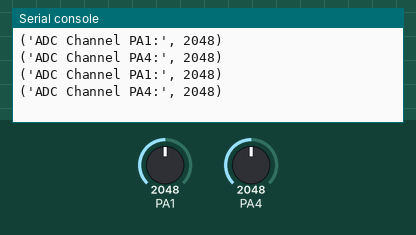
Simulated run of this program. Board: pyboard running MicroPython. On the bench: the last lines printed to the serial console. The inputs (shaded band) are chosen by the test bench; at power-on: PA1 = 2048, PA4 = 2048 (analog values on the 0–4095 scale).

Above: at 1.2 s.
1.3 s: PA1 set to 2866
At 2.4 s:
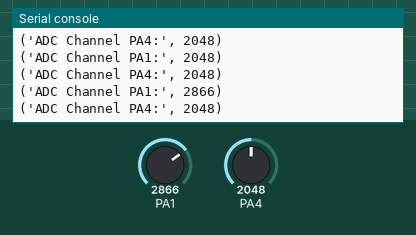
2.8 s: PA4 set to 2866
At 3.8 s:
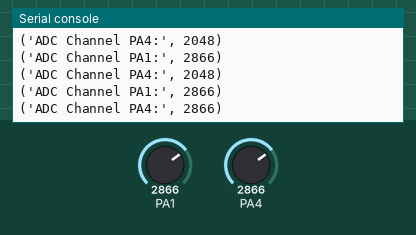
4.3 s: PA1 set to 3603
At 5.6 s:
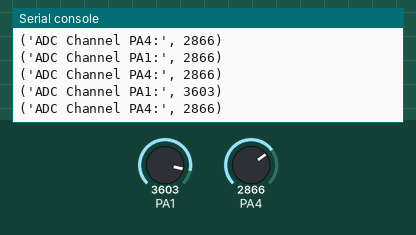
5.8 s: PA4 set to 3603
At 6.7 s:
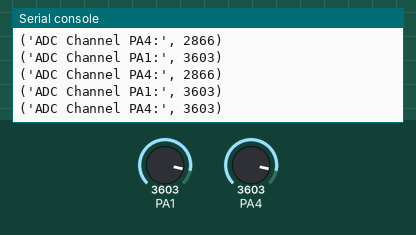
Timing chart, 0 to 8.3 s (numbered marks = the images above; inputs shaded):
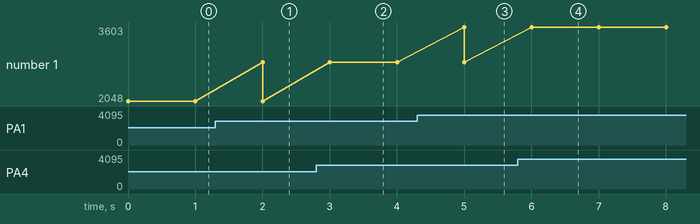

The program:

ADC_Multi_channel.py
```python
import pyb

# Initialize ADC for channels PA1 and PA4
adc1 = pyb.ADC(pyb.Pin('PA1'))  # Initialize ADC for PA1 connected to 3.3V pin
adc4 = pyb.ADC(pyb.Pin('PA4'))  # Initialize ADC for PA4 connected to GND pin

def read_adc_values():
    value1 = adc1.read()  # Read value from ADC channel PA1
    value4 = adc4.read()  # Read value from ADC channel PA4
    return value1, value4

def main():
    while True:
        adc_values = read_adc_values()
        print("ADC Channel PA1:", adc_values[0])
        print("ADC Channel PA4:", adc_values[1])
        pyb.delay(1000)  # Wait for 1 second

if __name__ == "__main__":
    main()

"""
(venv) PS C:\Users\vlab\PycharmProjects\MicroPython_codes> ampy --port COM7 run .\ADC_Multi_channel.py
ADC Channel PA1: 4095
ADC Channel PA4: 3
ADC Channel PA1: 4095
ADC Channel PA4: 2
ADC Channel PA1: 4095
ADC Channel PA4: 4
ADC Channel PA1: 4095
ADC Channel PA4: 2
ADC Channel PA1: 4095
ADC Channel PA4: 2
ADC Channel PA1: 4095
ADC Channel PA4: 2
"""
```

Measured:
- after the input at 1.3 s, the serial console: prints a new line after 0.70 s (image 1)
- after the input at 2.8 s, the serial console: prints a new line after 0.20 s (image 2)
- after the input at 4.3 s, the serial console: prints a new line after 0.70 s (image 3)
- after the input at 5.8 s, the serial console: prints a new line after 0.21 s (image 4)
